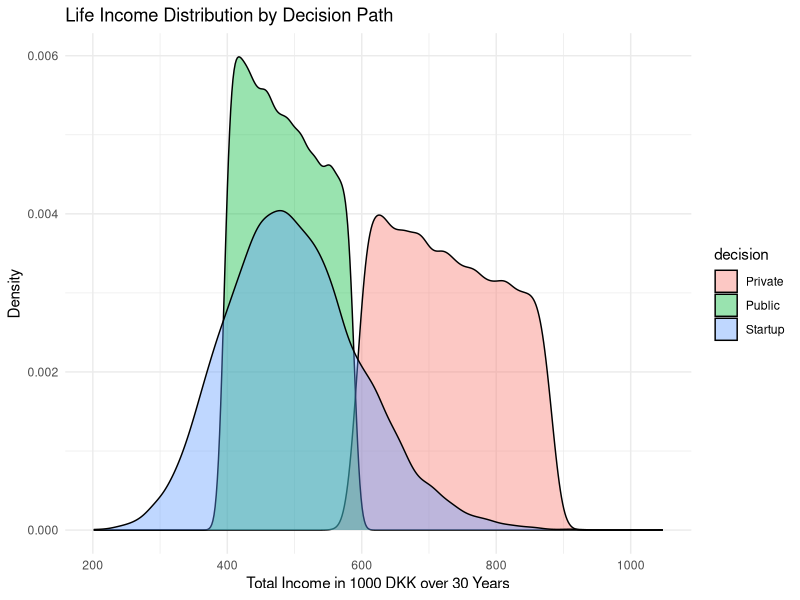
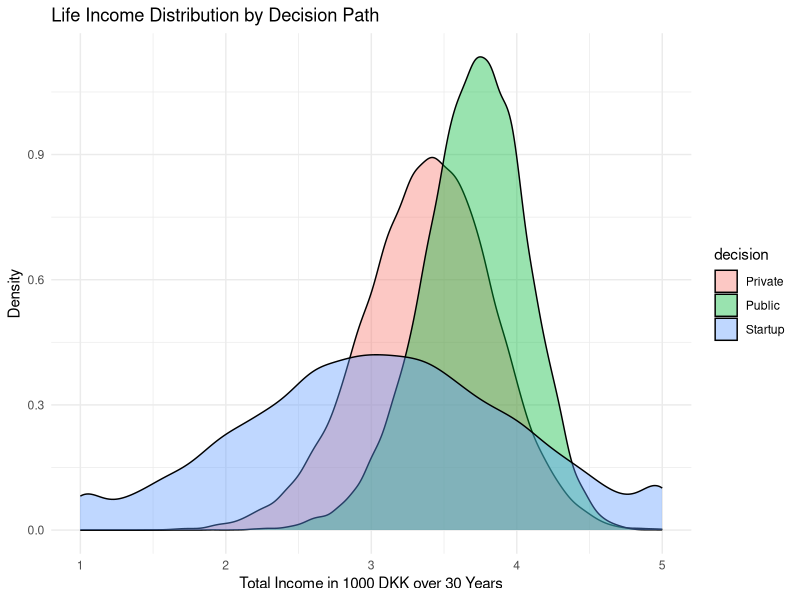
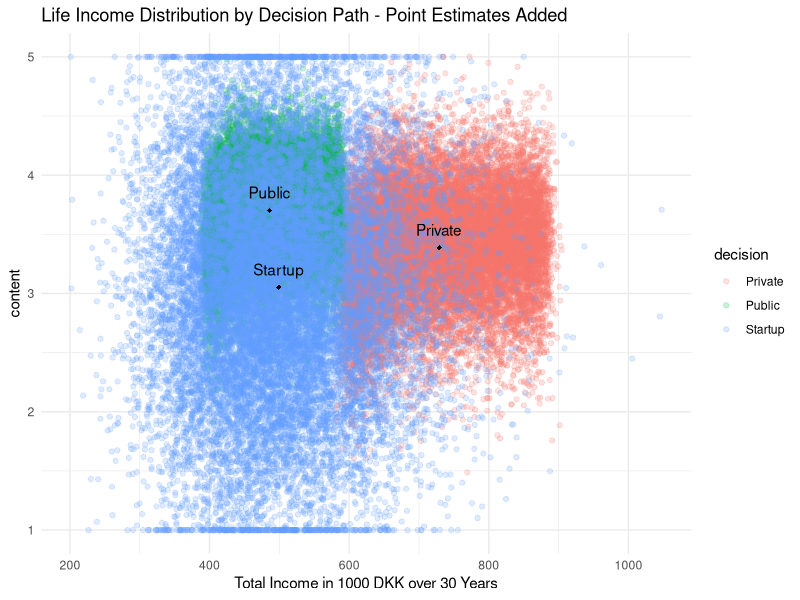
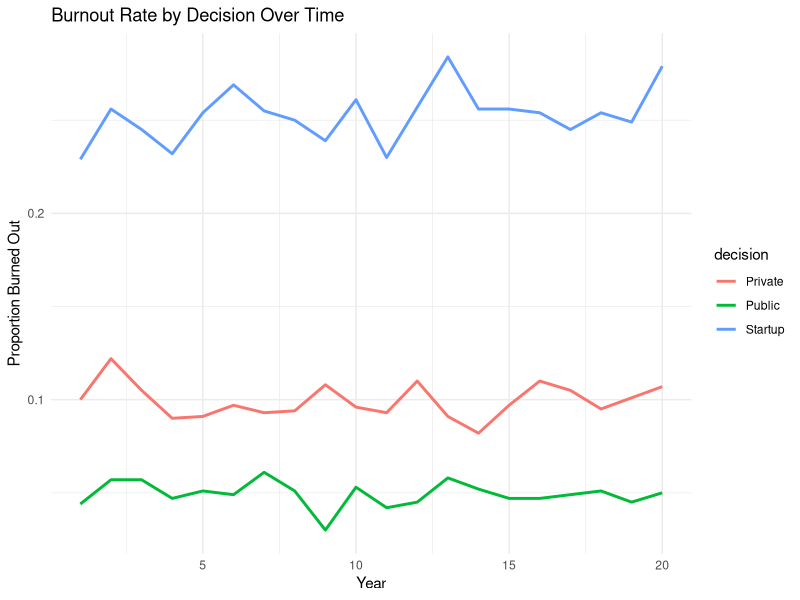
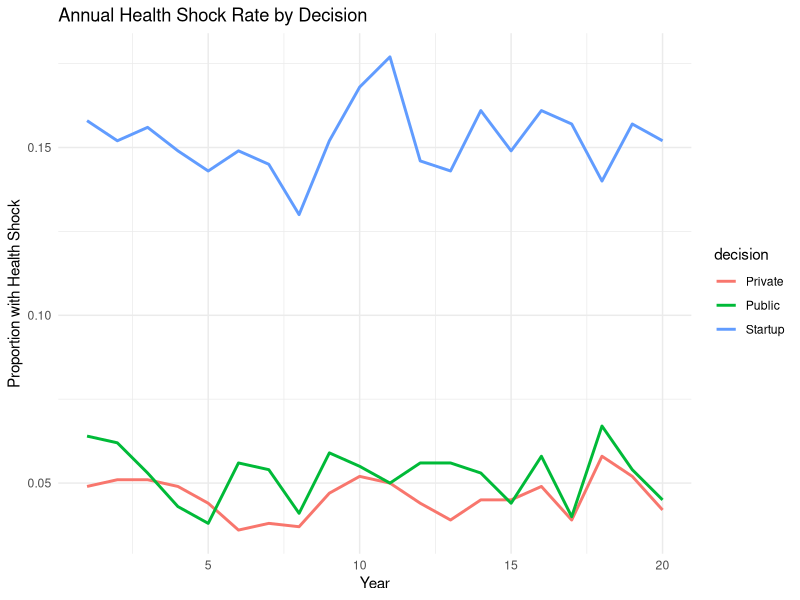
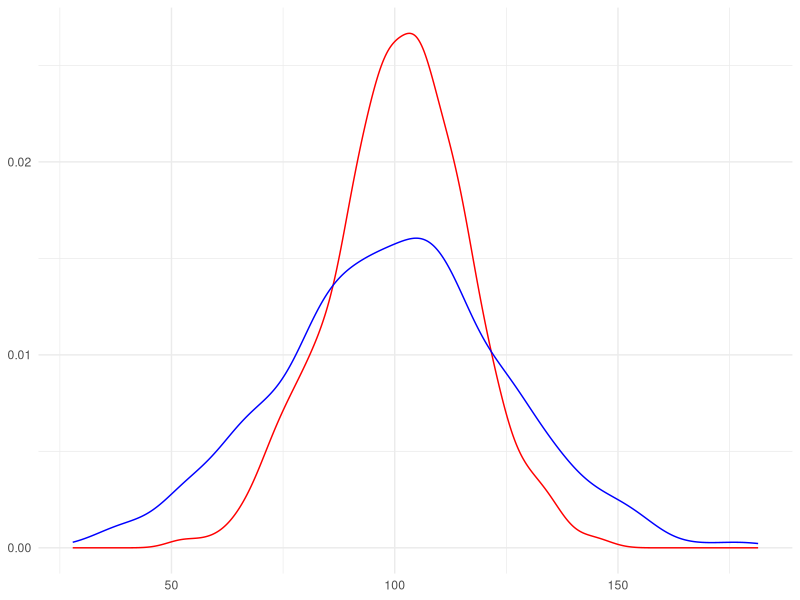
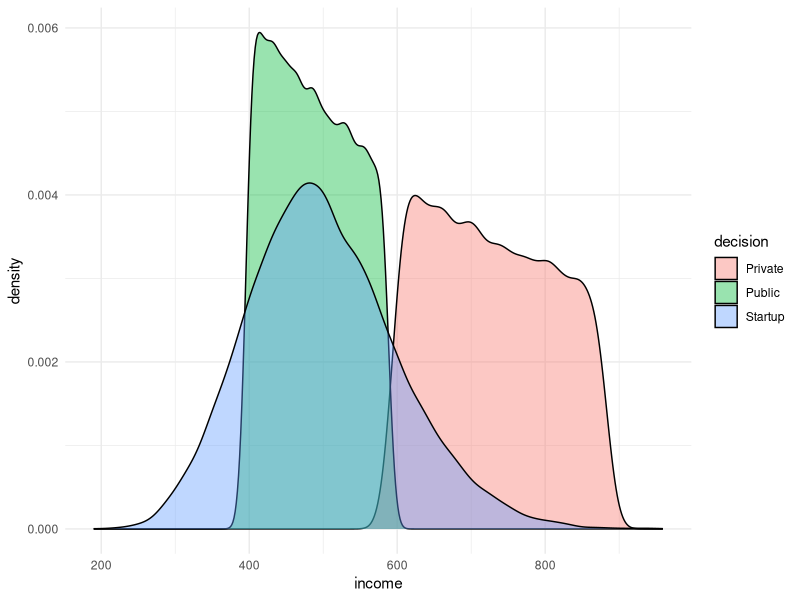
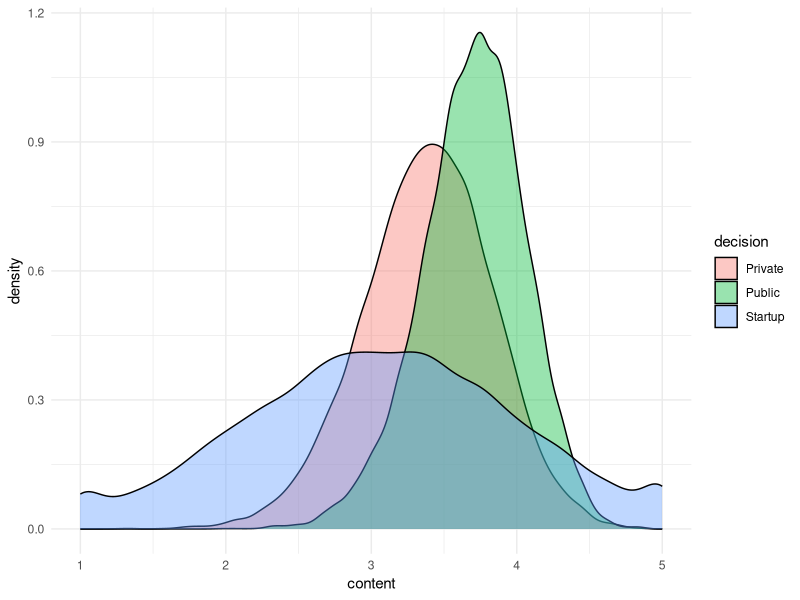

Recreate these plots in R, in order.
## ---- chunk 1
#| label: libs
#| output: false

library(tidyverse)

## ---- chunk 2
#| label: Parameters
# basic parameters
n_years <- 20
n_sim <- 1000

# decisions/choices
decisions <- tibble(
  decision = c("Private", "Public", "Startup"), 
  startup_prob_success = c(NA, NA, 0.30), 
  # all moneys in 1000 DKK/year 
  startup_income_success = c(NA, NA, 6000), 
  base_income = c(600, 400, 50), 
  growth_rate_income = c(0.02, 0.02, 0.03),
  std_dev_income = c(10, 5, 300), 
  base_content = c(3.2, 3.5, 3.0),
  content_sd = c(0.4, 0.3, 0.9),
  burnout_prob = c(0.10, 0.05, 0.25),
  health_shock_prob = c(0.05, 0.05, 0.15)
)

## ---- chunk 3
#| label: Simulation function
#| echo: true

simulate_one_life <- function(decision_row, sim_id) {
  # if dec=startup, calculate prob of success, if not, NA
  has_success <- ifelse(decision_row$decision == "startup",
                        rbinom(1, 1, decision_row$startup_prob_success), NA)

  # Income, for startup it depends on success
  years <- 1:n_years
  income_base <- decision_row$base_income * (1 + decision_row$growth_rate_income)^(years - 1)

  # for the gamma distribution thats necesary for startups (no 0)

  income <- case_when(
    decision_row$decision == "Startup" & !is.na(has_success) & has_success == 1 ~
      rep(decision_row$startup_prob_success, n_years),
    decision_row$decision == "Startup" ~ {
      # I assume gamma because income even for startup is probably from 0 and above
      shape <- (500 / 100)^2 #mean/sd
      rate <- 500 / 100^2 #mean/sd
      rgamma(n_years, shape = shape, rate = rate)
    },
    TRUE ~
  # For the rest, it follows their respective distribution parameters
      rnorm(n_years, mean = income_base, sd = decision_row$std_dev_income)
  )

  # Yearly chance events
  health_shock <- rbinom(n_years, 1, decision_row$health_shock_prob)
  burnout <- rbinom(n_years, 1, decision_row$burnout_prob)
  
  # Parenting - which affects the contentness
    # First child: already present (baseline) - dont consider 
    # Second child: guaranteed to arrive within first 5 years
    kid2_year <- sample(2:6, 1)
    
    # Parenting flag for the second
    parenting2 <- ifelse((1:n_years) >= kid2_year, 1, 0)
  
  # Contentness
  content <- rnorm(n_years, decision_row$base_content, decision_row$content_sd) -
    0.4 * burnout - 0.6 * health_shock + 0.3 * parenting2
  
  # Scale must be between 1 (very not content), to 5 (very content)
  content <- pmin(5, pmax(1, content))
  
  # Savings of 10% each year, minus healthshock prob * its cost
  savings <- cumsum(income * 0.1 - 5 * health_shock) # health schock cost in 1000's too
  
  # Standardising a total hapiness score. each one contributes 20-40% to it
  # happiness <- 0.4 * scale(income)[, 1] +
  #              0.4 * scale(content)[, 1] +
  #              0.2 * scale(savings)[, 1]
  
  # make tibble for output
  tibble(
    year = 1:n_years,
    sim = sim_id,
    decision = decision_row$decision,
    income,
    content,
    burnout,
    health_shock,
    parenting2,
    savings
  )
}
## ---- chunk 4
#| label: Run simulation
#| echo: true

results <- map(1:nrow(decisions), function(i) {
  decision_row <- decisions[i, ]

  map(1:n_sim, ~simulate_one_life(decision_row, .x)) |> 
    list_rbind()
}) |> list_rbind()
## ---- chunk 5
#| label: Summarize simulations
#| echo: true

summary <- results |> 
  group_by(sim, decision) |> 
  summarise(
    avg_income = mean(income),
    avg_content = mean(content),
    burnout_rate = mean(burnout),
    health_event_rate = mean(health_shock),
    end_savings = last(savings),
    .groups = "drop"
  ) |> 
  select(-sim) |>  # <- remove sim so it's not re-summarized
  group_by(decision) |> 
  summarise(across(everything(), list(mean = mean, sd = sd)), .groups = "drop")

print(summary)
## ---- chunk 6
#| label: Density plot
#| echo: true

results |> 
  ggplot(aes(x = income, fill = decision)) +
  geom_density(alpha = 0.4) + 
  labs(
    title = "Life Income Distribution by Decision Path", 
    x = "Total Income in 1000 DKK over 30 Years", y = "Density") + 
  theme_minimal()
results |> 
  ggplot(aes(x = content, fill = decision)) +
  geom_density(alpha = 0.4) + 
  labs(
    title = "Life Income Distribution by Decision Path", 
    x = "Total Income in 1000 DKK over 30 Years", y = "Density") + 
  theme_minimal()
## ---- chunk 7
#| label: cloud with points
#| echo: true

results |> 
  ggplot(aes(x = income, y = content, color = decision)) +
  geom_point(alpha = 0.2) + 
  geom_point(
    data = summary,
    aes(x = avg_income_mean, y = avg_content_mean, group = decision),
    color = "black",
    shape = 18) +
  geom_text(
    data = summary,
    aes(x = avg_income_mean, y = avg_content_mean, label = decision),
    vjust = -1,
    inherit.aes = FALSE
  ) +
  labs(
    title = "Life Income Distribution by Decision Path - Point Estimates Added", 
    x = "Total Income in 1000 DKK over 30 Years") + 
  theme_minimal()

ggsave("thumbnail.jpg", plot = last_plot(), width = 6, height = 4) # saved as thumbnail
## ---- chunk 8
#| label: other effects - burnout, health shocks
#| echo: true

results |> 
  group_by(decision, year) |> 
  summarise(burnout_rate = mean(burnout), .groups = "drop") |> 
  ggplot(aes(x = year, y = burnout_rate, color = decision)) +
  geom_line(linewidth = 1) +
  labs(
    title = "Burnout Rate by Decision Over Time",
    y = "Proportion Burned Out",
    x = "Year"
  ) +
  theme_minimal()

results |> 
  group_by(decision, year) |> 
  summarise(shock_rate = mean(health_shock), .groups = "drop") |> 
  ggplot(aes(x = year, y = shock_rate, color = decision)) +
  geom_line(linewidth = 1) +
  labs(
    title = "Annual Health Shock Rate by Decision",
    y = "Proportion with Health Shock",
    x = "Year"
  ) +
  theme_minimal()

## ---- chunk 9
#| label: AI effect on learning
#| echo: true

df1 <- data.frame(
  a = as.numeric(rnorm(1000, 100, 15)),
  b = as.numeric(rnorm(1000, 100, 25))
)

ggplot(data = df1) + 
  geom_density(aes(x=a), color = "red") +
  geom_density(aes(x=b), color = "blue") + 
  labs(x = NULL,y = NULL) + theme_minimal()

## ---- chunk 10
#| label: Summary chunk
#| echo: true
#| output: false

library(tidyverse)

n_years <- 20
n_sim   <- 1000

decisions <- tibble(
	decision = c("Private", "Public", "Startup"), 
	startup_prob_success = c(NA, NA, 0.30), 
	# all moneys in 1000 DKK/year 
	startup_income_success = c(NA, NA, 6000), 
	base_income = c(600, 400, 50), 
	growth_rate_income = c(0.02, 0.02, 0.03),
	std_dev_income = c(10, 5, 300), 
  base_content = c(3.2, 3.5, 3.0),
  content_sd = c(0.4, 0.3, 0.9),
	burnout_prob = c(0.10, 0.05, 0.25),
	health_shock_prob = c(0.05, 0.05, 0.15)
)

simulate_one_life <- function(decision_row, sim_id) {
  has_success <- ifelse(decision_row$decision == "startup",
                        rbinom(1, 1, decision_row$startup_prob_success), NA)
  years <- 1:n_years
  income_base <- decision_row$base_income * (1 + decision_row$growth_rate_income)^(years - 1)

  income <- case_when(
    decision_row$decision == "Startup" & !is.na(has_success) & has_success == 1 ~
      rep(decision_row$startup_prob_success, n_years),
    decision_row$decision == "Startup" ~ {
      shape <- (500 / 100)^2 #mean/sd
      rate <- 500 / 100^2 #mean/sd
      rgamma(n_years, shape = shape, rate = rate)
    },
    TRUE ~ rnorm(n_years, mean = income_base, sd = decision_row$std_dev_income)
  )

  health_shock <- rbinom(n_years, 1, decision_row$health_shock_prob)
  burnout <- rbinom(n_years, 1, decision_row$burnout_prob)
  kid2_year <- sample(2:6, 1)
  parenting2 <- ifelse((1:n_years) >= kid2_year, 1, 0)
  
  content <- rnorm(n_years, decision_row$base_content, decision_row$content_sd) -
    0.4 * burnout - 0.6 * health_shock + 0.3 * parenting2
  
  content <- pmin(5, pmax(1, content))
  savings <- cumsum(income * 0.1 - 5 * health_shock) 
  
  tibble(
    year = 1:n_years,
    sim = sim_id,
    decision = decision_row$decision,
    income,
    content,
    burnout,
    health_shock,
    parenting2,
    savings
  )
}

run_decision <- function(row, reps) {
  map(seq_len(reps), ~simulate_one_life(row, .x)) |> list_rbind()
}

results <- map(seq_len(nrow(decisions)),
               ~run_decision(decisions[.x, ], n_sim)) |> list_rbind()

summary <- results |> 
    group_by(sim, decision) |> 
    summarise(
      avg_income   = mean(income),
      avg_content  = mean(content),
      burnout_rate = mean(burnout),
      health_rate  = mean(health_shock),
      end_savings  = last(savings),
      .groups = "drop"
    ) |>
    select(-sim) |>
    group_by(decision) |>
    summarise(across(everything(), list(mean = mean, sd = sd)), .groups = "drop")

plot_density <- function(dat, var){
  ggplot(dat, aes({{ var }}, fill = decision)) +
    geom_density(alpha = 0.4) +
    theme_minimal()
  }

plot_scatter <- function(dat, sumdat){
  ggplot(dat, aes(income, content, colour = decision)) +
    geom_point(alpha = 0.2) +
    geom_point(data = sumdat,
               aes(avg_income_mean, avg_content_mean),
               colour = "black", shape = 18, inherit.aes = FALSE) +
    geom_text(data = sumdat,
              aes(avg_income_mean, avg_content_mean, label = decision),
              vjust = -1, inherit.aes = FALSE) +
    theme_minimal()
}

plot_rate <- function(dat, var, ttl){
  ggplot(dat %>% group_by(decision, year) %>%
           summarise(rate = mean({{ var }}), .groups = "drop"),
         aes(year, rate, colour = decision)) +
    geom_line(linewidth = 1) +
    labs(title = ttl) +
    theme_minimal()
}

plot_density(results, income)
plot_density(results, content)
plot_scatter(results, summary)
plot_rate(results, burnout,       "Burnout Rate")
plot_rate(results, health_shock,  "Health-Shock Rate")

